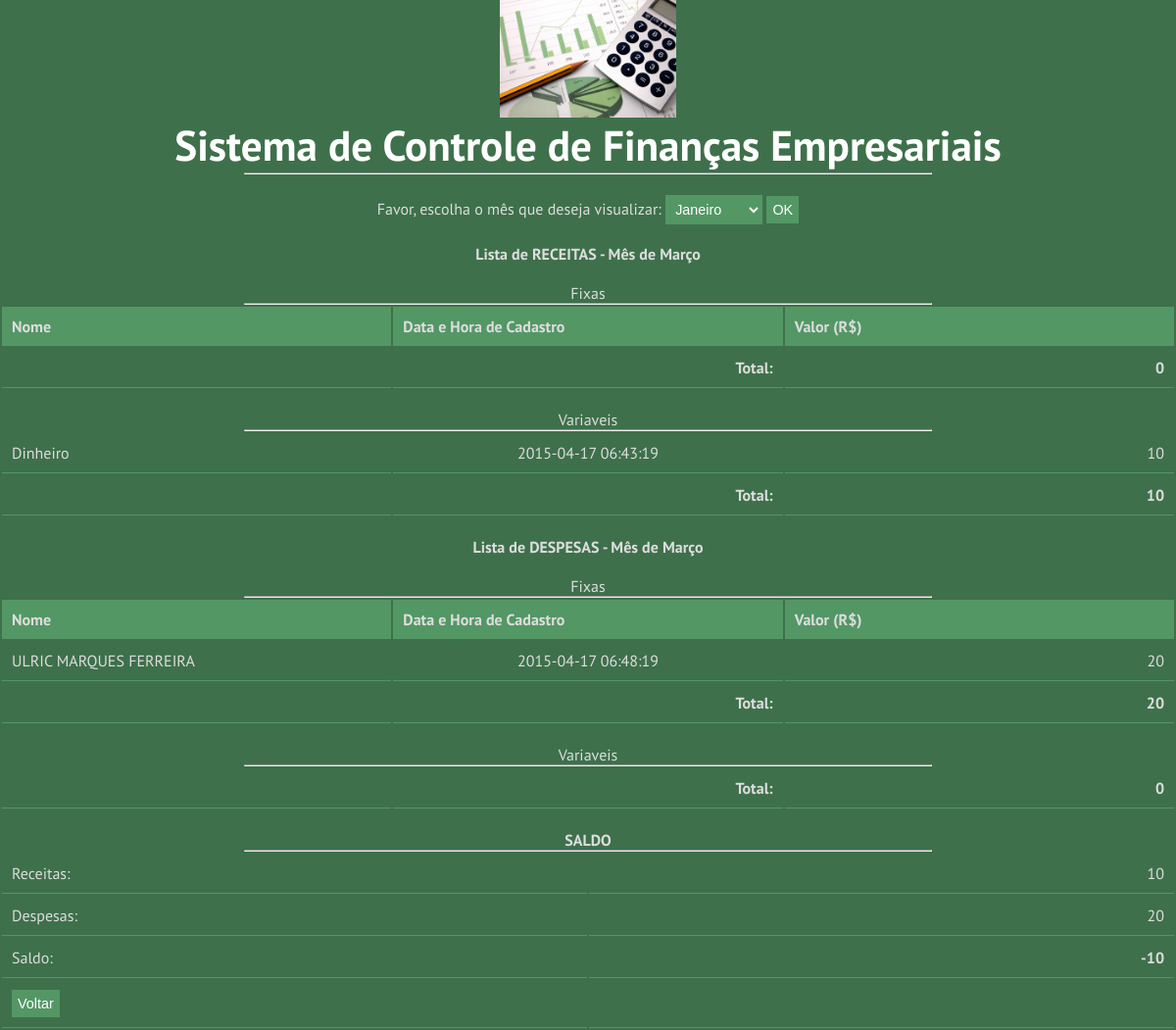
/saldosMensaisPlan.php?mes=3 (signed in), run on the app's committed database.
### tables this page shows
CREATE TABLE IF NOT EXISTS `receitas` (
`id` int(11) NOT NULL,
  `nome` varchar(50) NOT NULL,
  `tipo` int(1) NOT NULL,
  `classe` int(1) NOT NULL,
  `mes_referencia` int(11) NOT NULL,
  `datahora` datetime NOT NULL,
  `valor` float NOT NULL,
  `usuario` int(11) NOT NULL,
  `descricao` text
);

### saldosMensaisPlan.php (the view, shortened to what this page needs)
<?php
	$id_usuario = $_SESSION["id_usuario"];
	$mes = $_GET['mes'];
	$meses = array ("Janeiro","Fevereiro","Março","Abril","Maio","Junho","Julho","Agosto","Setembro","Outubro","Novembro","Dezembro");
	$resRecVar = mysql_query("SELECT * FROM receitas WHERE classe=1 and mes_referencia=$mes and tipo=1 and usuario=$id_usuario");
	$resDesFix = mysql_query("SELECT * FROM receitas WHERE classe=2 and tipo=2 and usuario=$id_usuario");
	$recVarTotal = 0; $recFixTotal = 0; $desVarTotal = 0; $desFixTotal = 0;
?>
<html>
	<head>
		<link rel="stylesheet" href="styles.css">
	</head>
	<body>
		<form method="GET" name="fmes" action="saldosMensaisPlan.php">
			<center>
				<img src="coins.jpg" width="15%" />
				<h1>Sistema de Controle de Finanças Empresariais </h1>
				<hr width="700px" /><br />
				<p>Favor,  escolha o mês que deseja visualizar:
				<select name="mes">
					<option value="1" onclick="javascript:document.fmes.submit();">Janeiro</option>
				</select >
				<input type="submit" value="OK"><br>
				</p>
				<?php if (isset($mes)) { ?>
					<b>Lista de RECEITAS - Mês de <?php echo $meses[$mes -1]?></b><br> <br>
					Fixas
					<hr width="700px" / >
					<table width="700px" border="0px">
						<th>Nome</th>
						<th>Data e Hora de Cadastro</th>
						<th>Valor (R$)</th>
						<tr>
							<td width=33%></td><td align='right' width=33%><b>Total: </b></td><td align='right' width=33%><b><?php echo $recFixTotal?></b></td>
						</tr>
					</table ><br>
					Variaveis
					<hr width="700px" / >
					<table width="700px" border="0px">
						<?php
							while($linha = mysql_fetch_array($resRecVar , MYSQL_ASSOC)){
								echo "<tr>";
								echo "<td align='left' width=33%>" . $linha["nome"] . "</td>";
								echo "<td align='center' width=33%>" . $linha["datahora"] . "</td>";
								echo "<td align='right' width=33%>" . $linha["valor"] . "</td>";
								echo "</tr>";
								$recVarTotal = $recVarTotal + $linha["valor"];
							}
						?>
						<tr>
							<td width=33%></td><td align='right' width=33%><b>Total: </b></td><td align='right' width=33%><b><?php echo $recVarTotal?></b></td>
						</tr>
					</table ><br / >
					<b>Lista de DESPESAS - Mês de <?php echo $meses[$mes -1]?></b><br /><br / >
					Fixas
					<hr width="700px" / >
					<table width=700px border=0px>
						<th> Nome </th> <th> Data e Hora de Cadastro </th><th> Valor (R$)</th>
						<?php
							while($linha = mysql_fetch_array($resDesFix , MYSQL_ASSOC)){
								echo "<tr>";
								echo "<td align='left' width=33%>" . $linha["nome"] . "</td>";
								echo "<td align='center' width=33%>" . $linha["datahora"] . "</td>";
								echo "<td align='right' width=33%>" . $linha["valor"] . "</td>";
								echo "</tr>";
								$desFixTotal = $desFixTotal + $linha["valor"];
							}
						?>
						<tr>
							<td width=33%></td><td align='right' width=33%><b>Total: </b></td><td align='right' width=33%><b><?php echo $desFixTotal?></b></td>
						</tr>
					</table > <br / >
					Variaveis
					<hr width="700px" / >
					<table width=700px border=0px>
						<tr>
							<td width=33%></td><td align='right' width=33%><b>Total: </b></td><td align='right' width=33%><b><?php echo $desVarTotal?></b></td>
						</tr>
					</table > <br / >
					<b>SALDO </b>
					<hr width="700px" / >
					<table width=700px border=0px>
						<tr>
							<td width="50%">Receitas: </td>
							<td align="right" width="50%"><?php echo ($recFixTotal+$recVarTotal); ?> </td>
						</tr>
						<tr>
							<td width="50%">Despesas: </td>
							<td align="right" width="50%"><?php echo ($desFixTotal+$desVarTotal); ?> </td>
						</tr>
						<tr>
							<td width="50%">Saldo: </td>
							<td align="right" width="50%"><b><?php echo ($recFixTotal+$recVarTotal)-($desFixTotal+$desVarTotal); ?></b></td>
						</tr>
						<tr>
							<td><input type="button" onClick="location.href='principal.php'" value='Voltar'></td>
							<td></td>
						</tr>
					</table >
				<?php } ?>
			</center >
		</form>
	</body>
</html>

### styles.css (style rules this page uses)
body { background: #3E704B; margin:0; padding:0; font-family: 'PT Sans', 'sans-serif'; font-size: 1.0em; color: #ddd; font-weight: 200; }
* { margin:0; padding:0; }
table { width: 100%; text-align: left; }
th, td { padding: 10px 10px; }
th { background: #539765; }
td { border-bottom: 1px solid #539765; }
p { line-height: 1.9em; margin-bottom: 20px; }
form input, form select, form textarea { padding: 5px; color: #fff; border: 1px solid #539765; background-color:#539765; font-family: Arial, Helvetica, sans-serif; font-size: 0.9em; }
h1 { color: #fff; font-size: 2.7em; }
img { max-width: 100%; height: auto; }

### data on the page
receitas: nome "Dinheiro", datahora "2015-04-17 06:43:19", valor "10"
receitas: nome "ULRIC MARQUES FERREIRA", datahora "2015-04-17 06:48:19", valor "20"

### other printed values
$meses[$mes -1] "Março"
$recFixTotal "0"
$recVarTotal "10"
$desFixTotal "20"
$desVarTotal "0"
$recFixTotal+$recVarTotal "10"
$desFixTotal+$desVarTotal "20"
